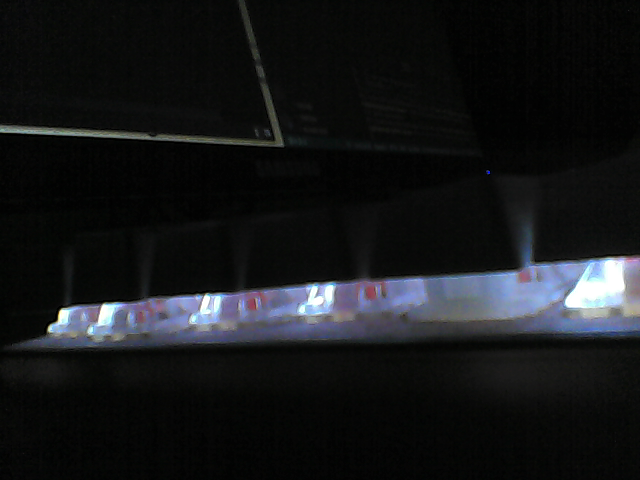
#> input picture foto.png, 640 x 480 px, given in place of the camera
$ python red_on_cam.py
#> lines starting #> are read from the running program, lines starting #| are printed output that depends on the picture; after the words box and inside, x2 and y2 are one past the last pixel; in counts of white or black regions, pixels touching at a corner belong together
#IMPORTAMOS LAS LIBRERIAS NECESARIAS
import cv2
import matplotlib.pyplot as plt

#Abrimos la camara
cam = cv2.VideoCapture(0)

#Guardamos el frame en una variable y si a leido bien o no en otra
leido, frame = cam.read()
#> frame is the input picture: shape (480, 640, 3); mean B, G, R 25, 23.2, 21.6

#ELEGIMOS EL UMBRAL DEL COLOR ROJO EN HSV
umbral_bajo1 = (170,100,100)
umbral_alto1 = (179,255,255)

umbral_bajo2 = (0,100,100)
umbral_alto2 = (10,255,255)
#Evaluamos si se consiguio sacar la foto y la mostramos
if leido == True:
    #Mostramos el resultado
    print("Foto tomada correctamente.")
    print("Foto siendo procesada.")
    img = cv2.cvtColor(frame, cv2.COLOR_BGR2HSV)
#> img: shape (480, 640, 3); mean H, S, V 38.5, 41.7, 26.1
    mask1 = cv2.inRange(img, umbral_bajo1, umbral_alto1)
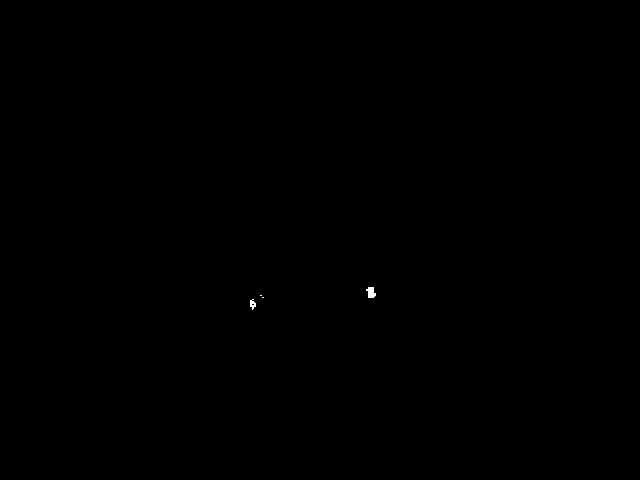
#> mask1: shape (480, 640); 0.04% white; 4 white regions (2 under 20 px), largest, box (x1, y1, x2, y2) and area: (366, 287, 376, 298) 77, (250, 299, 256, 310) 40
    mask2 = cv2.inRange(img, umbral_bajo2, umbral_alto2)
#> mask2: shape (480, 640); 0% white in thin lines or dots, all inside (x1, y1, x2, y2) = (254, 307, 256, 309)
    mask = mask1 + mask2
#> mask: shape (480, 640); 0.04% white; 4 white regions (2 under 20 px), largest, box (x1, y1, x2, y2) and area: (366, 287, 376, 298) 77, (250, 299, 256, 310) 44
    res = cv2.bitwise_and(img, img ,mask = mask)
#> res: shape (480, 640, 3); mean H, S, V 0.1, 0.1, 0.1
    res_rgb = cv2.cvtColor(res, cv2.COLOR_HSV2RGB)
    #Mostramos las imagenes por pantalla
    plt.subplot(1, 2, 1)
    plt.imshow(mask1, cmap="gray")
    plt.subplot(1,2,2)
    plt.imshow(res_rgb)
    plt.show()
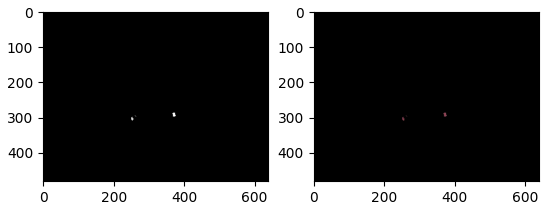
#> figure drawn by matplotlib, 2 panels
    print("Resultado mostrado.")
else:
    print("Error al acceder a la camara.")

#Cerramos la webcams
cam.release()
